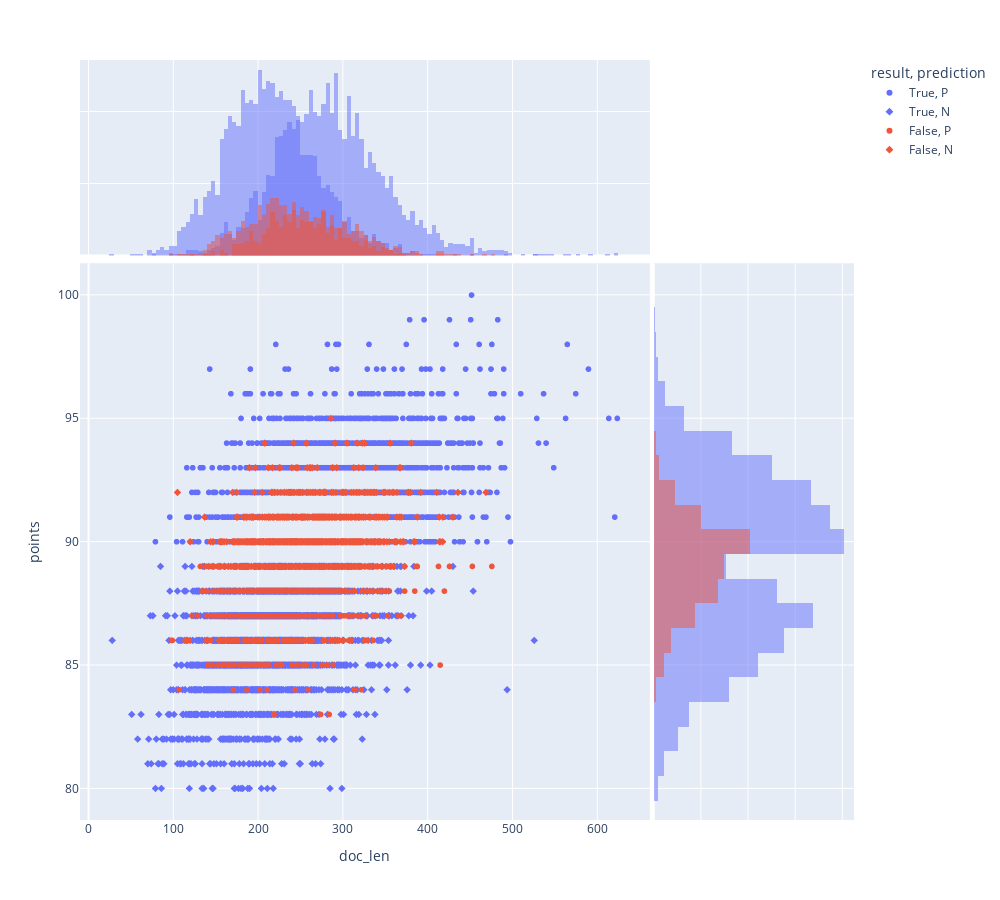

Write notebook code for a chart like this one.
### Code cell
px.scatter(RESULT.join(DOC[['doc_content','points','doc_len']], how='inner').reset_index(), 'doc_len', 'points', color='result', symbol='prediction',
           height=900, width=1000, marginal_x='histogram', marginal_y='histogram')

### Figure 1 — Plotly figure (JSON) as saved in the notebook; plotly's stock layout.template omitted (floating-point values rounded to 4 significant figures; data arrays with more than 128 entries replaced by an {"elided": "..."} marker saying what was removed)
{"data": [{"hovertemplate": "result=True<br>prediction=P<br>doc_len=%{x}<br>points=%{y}<extra></extra>", "legendgroup": "True, P", "marker": {"color": "#636efa", "symbol": "circle"}, "mode": "markers", "name": "True, P", "showlegend": true, "type": "scattergl", "visible": true, "x": {"elided": "3264 int values"}, "xaxis": "x", "y": {"elided": "3264 int values"}, "yaxis": "y"}, {"alignmentgroup": "True", "bingroup": "x", "hovertemplate": "result=True<br>prediction=P<br>doc_len=%{x}<br>count=%{y}<extra></extra>", "legendgroup": "True, P", "marker": {"color": "#636efa"}, "name": "True, P", "offsetgroup": "True, P", "opacity": 0.5, "showlegend": false, "type": "histogram", "visible": true, "x": {"elided": "3264 int values"}, "xaxis": "x3", "yaxis": "y3"}, {"alignmentgroup": "True", "bingroup": "y", "hovertemplate": "result=True<br>prediction=P<br>points=%{y}<br>count=%{x}<extra></extra>", "legendgroup": "True, P", "marker": {"color": "#636efa"}, "name": "True, P", "offsetgroup": "True, P", "opacity": 0.5, "showlegend": false, "type": "histogram", "visible": true, "xaxis": "x2", "y": {"elided": "3264 int values"}, "yaxis": "y2"}, {"hovertemplate": "result=True<br>prediction=N<br>doc_len=%{x}<br>points=%{y}<extra></extra>", "legendgroup": "True, N", "marker": {"color": "#636efa", "symbol": "diamond"}, "mode": "markers", "name": "True, N", "showlegend": true, "type": "scattergl", "visible": true, "x": {"elided": "3127 int values"}, "xaxis": "x", "y": {"elided": "3127 int values"}, "yaxis": "y"}, {"alignmentgroup": "True", "bingroup": "x", "hovertemplate": "result=True<br>prediction=N<br>doc_len=%{x}<br>count=%{y}<extra></extra>", "legendgroup": "True, N", "marker": {"color": "#636efa"}, "name": "True, N", "offsetgroup": "True, N", "opacity": 0.5, "showlegend": false, "type": "histogram", "visible": true, "x": {"elided": "3127 int values"}, "xaxis": "x3", "yaxis": "y3"}, {"alignmentgroup": "True", "bingroup": "y", "hovertemplate": "result=True<br>prediction=N<br>points=%{y}<br>count=%{x}<extra></extra>", "legendgroup": "True, N", "marker": {"color": "#636efa"}, "name": "True, N", "offsetgroup": "True, N", "opacity": 0.5, "showlegend": false, "type": "histogram", "visible": true, "xaxis": "x2", "y": {"elided": "3127 int values"}, "yaxis": "y2"}, {"hovertemplate": "result=False<br>prediction=P<br>doc_len=%{x}<br>points=%{y}<extra></extra>", "legendgroup": "False, P", "marker": {"color": "#EF553B", "symbol": "circle"}, "mode": "markers", "name": "False, P", "showlegend": true, "type": "scattergl", "visible": true, "x": {"elided": "876 int values"}, "xaxis": "x", "y": {"elided": "876 int values"}, "yaxis": "y"}, {"alignmentgroup": "True", "bingroup": "x", "hovertemplate": "result=False<br>prediction=P<br>doc_len=%{x}<br>count=%{y}<extra></extra>", "legendgroup": "False, P", "marker": {"color": "#EF553B"}, "name": "False, P", "offsetgroup": "False, P", "opacity": 0.5, "showlegend": false, "type": "histogram", "visible": true, "x": {"elided": "876 int values"}, "xaxis": "x3", "yaxis": "y3"}, {"alignmentgroup": "True", "bingroup": "y", "hovertemplate": "result=False<br>prediction=P<br>points=%{y}<br>count=%{x}<extra></extra>", "legendgroup": "False, P", "marker": {"color": "#EF553B"}, "name": "False, P", "offsetgroup": "False, P", "opacity": 0.5, "showlegend": false, "type": "histogram", "visible": true, "xaxis": "x2", "y": {"elided": "876 int values"}, "yaxis": "y2"}, {"hovertemplate": "result=False<br>prediction=N<br>doc_len=%{x}<br>points=%{y}<extra></extra>", "legendgroup": "False, N", "marker": {"color": "#EF553B", "symbol": "diamond"}, "mode": "markers", "name": "False, N", "showlegend": true, "type": "scattergl", "visible": true, "x": {"elided": "733 int values"}, "xaxis": "x", "y": {"elided": "733 int values"}, "yaxis": "y"}, {"alignmentgroup": "True", "bingroup": "x", "hovertemplate": "result=False<br>prediction=N<br>doc_len=%{x}<br>count=%{y}<extra></extra>", "legendgroup": "False, N", "marker": {"color": "#EF553B"}, "name": "False, N", "offsetgroup": "False, N", "opacity": 0.5, "showlegend": false, "type": "histogram", "visible": true, "x": {"elided": "733 int values"}, "xaxis": "x3", "yaxis": "y3"}, {"alignmentgroup": "True", "bingroup": "y", "hovertemplate": "result=False<br>prediction=N<br>points=%{y}<br>count=%{x}<extra></extra>", "legendgroup": "False, N", "marker": {"color": "#EF553B"}, "name": "False, N", "offsetgroup": "False, N", "opacity": 0.5, "showlegend": false, "type": "histogram", "visible": true, "xaxis": "x2", "y": {"elided": "733 int values"}, "yaxis": "y2"}], "layout": {"barmode": "overlay", "height": 900, "legend": {"title": {"text": "result, prediction"}, "tracegroupgap": 0}, "margin": {"t": 60}, "width": 1000, "xaxis": {"anchor": "y", "autorange": true, "domain": [0, 0.7363], "range": [-10.06, 662.1], "title": {"text": "doc_len"}, "type": "linear"}, "xaxis2": {"anchor": "y2", "autorange": true, "domain": [0.7413, 1], "matches": "x2", "range": [0, 849.5], "showgrid": true, "showline": false, "showticklabels": false, "ticks": ""}, "xaxis3": {"anchor": "y3", "autorange": true, "domain": [0, 0.7363], "matches": "x", "range": [-10.06, 662.1], "showgrid": true, "showticklabels": false, "type": "linear"}, "xaxis4": {"anchor": "y4", "domain": [0.7413, 1], "matches": "x2", "showgrid": true, "showline": false, "showticklabels": false, "ticks": ""}, "yaxis": {"anchor": "x", "autorange": true, "domain": [0, 0.7326], "range": [78.72, 101.3], "title": {"text": "points"}, "type": "linear"}, "yaxis2": {"anchor": "x2", "autorange": true, "domain": [0, 0.7326], "matches": "y", "range": [78.72, 101.3], "showgrid": true, "showticklabels": false, "type": "linear"}, "yaxis3": {"anchor": "x3", "autorange": true, "domain": [0.7426, 1], "matches": "y3", "range": [0, 135.8], "showgrid": true, "showline": false, "showticklabels": false, "ticks": ""}, "yaxis4": {"anchor": "x4", "domain": [0.7426, 1], "matches": "y3", "showgrid": true, "showline": false, "showticklabels": false, "ticks": ""}}}
